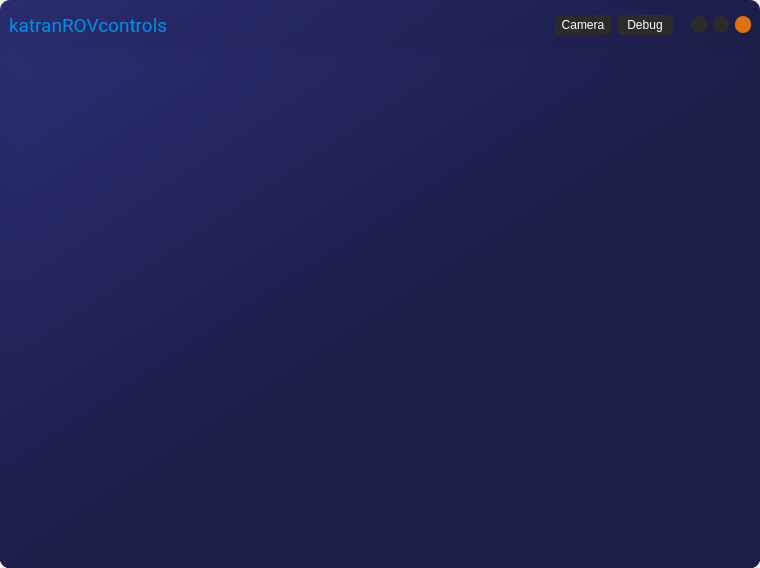
<?xml version="1.0" encoding="UTF-8"?>
<ui version="4.0">
 <class>MainWindow</class>
 <widget class="QMainWindow" name="MainWindow">
  <property name="geometry">
   <rect>
    <x>0</x>
    <y>0</y>
    <width>760</width>
    <height>568</height>
   </rect>
  </property>
  <property name="minimumSize">
   <size>
    <width>640</width>
    <height>480</height>
   </size>
  </property>
  <property name="windowTitle">
   <string>MainWindow</string>
  </property>
  <widget class="QWidget" name="centralwidget">
   <layout class="QVBoxLayout" name="drop_shadow_layout">
    <property name="spacing">
     <number>0</number>
    </property>
    <property name="leftMargin">
     <number>0</number>
    </property>
    <property name="topMargin">
     <number>0</number>
    </property>
    <property name="rightMargin">
     <number>0</number>
    </property>
    <property name="bottomMargin">
     <number>0</number>
    </property>
    <item>
     <widget class="QFrame" name="drop_shadow_frame">
      <property name="styleSheet">
       <string notr="true">background-color: qlineargradient(spread:pad, x1:0, y1:0, x2:1, y2:1, stop:0 rgba(42, 44, 111, 255), stop:0.521368 rgba(28, 29, 73, 255));
border-radius: 10px;</string>
      </property>
      <property name="frameShape">
       <enum>QFrame::NoFrame</enum>
      </property>
      <property name="frameShadow">
       <enum>QFrame::Raised</enum>
      </property>
      <layout class="QVBoxLayout" name="verticalLayout">
       <property name="spacing">
        <number>0</number>
       </property>
       <property name="leftMargin">
        <number>0</number>
       </property>
       <property name="topMargin">
        <number>0</number>
       </property>
       <property name="rightMargin">
        <number>0</number>
       </property>
       <property name="bottomMargin">
        <number>0</number>
       </property>
       <item>
        <widget class="QFrame" name="title_bar">
         <property name="maximumSize">
          <size>
           <width>16777215</width>
           <height>50</height>
          </size>
         </property>
         <property name="styleSheet">
          <string notr="true">background-color: none;</string>
         </property>
         <property name="frameShape">
          <enum>QFrame::NoFrame</enum>
         </property>
         <property name="frameShadow">
          <enum>QFrame::Raised</enum>
         </property>
         <layout class="QHBoxLayout" name="horizontalLayout">
          <property name="spacing">
           <number>0</number>
          </property>
          <property name="leftMargin">
           <number>9</number>
          </property>
          <property name="topMargin">
           <number>0</number>
          </property>
          <property name="rightMargin">
           <number>0</number>
          </property>
          <property name="bottomMargin">
           <number>0</number>
          </property>
          <item>
           <widget class="QFrame" name="frame_title">
            <property name="minimumSize">
             <size>
              <width>0</width>
              <height>50</height>
             </size>
            </property>
            <property name="font">
             <font>
              <family>Roboto Condensed Light</family>
              <pointsize>14</pointsize>
             </font>
            </property>
            <property name="frameShape">
             <enum>QFrame::StyledPanel</enum>
            </property>
            <property name="frameShadow">
             <enum>QFrame::Raised</enum>
            </property>
            <layout class="QHBoxLayout" name="horizontalLayout_2">
             <property name="spacing">
              <number>0</number>
             </property>
             <property name="leftMargin">
              <number>0</number>
             </property>
             <property name="topMargin">
              <number>0</number>
             </property>
             <property name="rightMargin">
              <number>0</number>
             </property>
             <property name="bottomMargin">
              <number>0</number>
             </property>
             <item>
              <widget class="QLabel" name="label_title">
               <property name="minimumSize">
                <size>
                 <width>600</width>
                 <height>32</height>
                </size>
               </property>
               <property name="maximumSize">
                <size>
                 <width>9999999</width>
                 <height>9999999</height>
                </size>
               </property>
               <property name="font">
                <font>
                 <family>Roboto</family>
                 <pointsize>14</pointsize>
                </font>
               </property>
               <property name="styleSheet">
                <string notr="true">color: rgb(0, 144, 227);</string>
               </property>
               <property name="text">
                <string>katranROVcontrols</string>
               </property>
              </widget>
             </item>
             <item>
              <widget class="QFrame" name="frameAppTabs">
               <property name="maximumSize">
                <size>
                 <width>200</width>
                 <height>16777215</height>
                </size>
               </property>
               <property name="frameShape">
                <enum>QFrame::StyledPanel</enum>
               </property>
               <property name="frameShadow">
                <enum>QFrame::Raised</enum>
               </property>
               <layout class="QHBoxLayout" name="horizontalLayout_4">
                <item>
                 <widget class="QPushButton" name="btnCameraTab">
                  <property name="minimumSize">
                   <size>
                    <width>56</width>
                    <height>20</height>
                   </size>
                  </property>
                  <property name="styleSheet">
                   <string notr="true">border: 3px solid rgb(43, 43, 43);
border-radius: 5px;
background-color: rgb(43, 43, 43);
color: rgb(255, 255, 255);
</string>
                  </property>
                  <property name="text">
                   <string>Camera</string>
                  </property>
                 </widget>
                </item>
                <item>
                 <widget class="QPushButton" name="btnDebugTab">
                  <property name="minimumSize">
                   <size>
                    <width>56</width>
                    <height>20</height>
                   </size>
                  </property>
                  <property name="styleSheet">
                   <string notr="true">border: 3px solid rgb(43, 43, 43);
border-radius: 5px;
background-color: rgb(43, 43, 43);
color: rgb(255, 255, 255);
</string>
                  </property>
                  <property name="text">
                   <string>Debug</string>
                  </property>
                 </widget>
                </item>
               </layout>
              </widget>
             </item>
            </layout>
           </widget>
          </item>
          <item>
           <widget class="QFrame" name="frame_btns">
            <property name="maximumSize">
             <size>
              <width>100</width>
              <height>16777215</height>
             </size>
            </property>
            <property name="frameShape">
             <enum>QFrame::StyledPanel</enum>
            </property>
            <property name="frameShadow">
             <enum>QFrame::Raised</enum>
            </property>
            <layout class="QHBoxLayout" name="horizontalLayout_3">
             <item>
              <widget class="QPushButton" name="btn_minimize">
               <property name="minimumSize">
                <size>
                 <width>16</width>
                 <height>16</height>
                </size>
               </property>
               <property name="maximumSize">
                <size>
                 <width>17</width>
                 <height>17</height>
                </size>
               </property>
               <property name="toolTip">
                <string>Minimize</string>
               </property>
               <property name="styleSheet">
                <string notr="true">QPushButton {
	background-position: center;
	background-image: url(:/icons/icons/icon_minimize.png);
	border: none;
	border-radius: 8px;
	background-color: rgb(43, 43, 43);
}
QPushButton:hover {	
	
	background-color: rgb(91, 91, 91);
}</string>
               </property>
               <property name="text">
                <string/>
               </property>
              </widget>
             </item>
             <item>
              <widget class="QPushButton" name="btn_maximize">
               <property name="minimumSize">
                <size>
                 <width>16</width>
                 <height>16</height>
                </size>
               </property>
               <property name="maximumSize">
                <size>
                 <width>17</width>
                 <height>17</height>
                </size>
               </property>
               <property name="font">
                <font>
                 <family>Wingdings</family>
                </font>
               </property>
               <property name="toolTip">
                <string>Maximize</string>
               </property>
               <property name="styleSheet">
                <string notr="true">QPushButton {
	background-position: center;
	background-image: url(:/icons/icons/icon_maximize.png);
	border: none;
	border-radius: 8px;	
	background-color: rgb(43, 43, 43);
}
QPushButton:hover {	
	background-color: rgb(91, 91, 91);
}</string>
               </property>
               <property name="text">
                <string/>
               </property>
              </widget>
             </item>
             <item>
              <widget class="QPushButton" name="btn_close">
               <property name="minimumSize">
                <size>
                 <width>16</width>
                 <height>16</height>
                </size>
               </property>
               <property name="maximumSize">
                <size>
                 <width>17</width>
                 <height>17</height>
                </size>
               </property>
               <property name="toolTip">
                <string>Close</string>
               </property>
               <property name="styleSheet">
                <string notr="true">QPushButton {
	border: none;
	border-radius: 8px;		
	background-color: rgb(221, 114, 21);
	background-repeat: no-repeat;
	background-position: center;
	background-image: url(:/icons/icons/icon_close.png);
}
QPushButton:hover {		
	background-color: rgb(159, 80, 15);
}</string>
               </property>
               <property name="text">
                <string/>
               </property>
              </widget>
             </item>
            </layout>
           </widget>
          </item>
         </layout>
        </widget>
       </item>
       <item>
        <widget class="QFrame" name="content_bar_and_styleSheet">
         <property name="styleSheet">
          <string notr="true">/*  ///////////////////////////////////////////////////// Check Box */

QCheckBox::indicator {
    border: 3px solid rgb(52, 59, 72);
	width: 15px;
	height: 15px;
	border-radius: 10px;
    background: rgb(44, 49, 60);
}
QCheckBox::indicator:hover {
    border: 3px solid rgb(58, 66, 81);
}
QCheckBox::indicator:checked {
    background: 3px solid rgb(221, 114, 21);
	border: 3px solid rgb(159, 80, 15);	
	background-image: url(:/icons/icons/cil-check-alt.png);
	background-position: center;
	background-repeat: no-repeat;
}
QCheckBox {
	background-color: none;
	color: rgb(222, 225, 229);
}

/* ///////////////////////////////////// Sliders */
QSlider::groove:horizontal {
    border-radius: 5px;
    height: 10px;
	margin: 0px;
	background-color: rgb(52, 59, 72);
}
QSlider::groove:horizontal:hover {
	background-color: rgb(55, 62, 76);
}
QSlider::handle:horizontal {
    background-color: rgb(221, 114, 21);
    border: none;
    height: 10px;
    width: 10px;
    margin: 0px;
	border-radius: 5px;
}
QSlider::handle:horizontal:hover {
    background-color: rgb(159, 80, 15);
}
QSlider::handle:horizontal:pressed {
	background-color: rgb(144, 72, 14);
}
QSlider::groove:vertical {
    border-radius: 5px;
    height: 10px;
	margin: 0px;
	background-color: rgb(52, 59, 72);
}
QSlider::groove:vertical:hover {
	background-color: rgb(55, 62, 76);
}
QSlider::handle:vertical {
    background-color: rgb(221, 114, 21);
    border: none;
    height: 10px;
    width: 10px;
    margin: 0px;
	border-radius: 5px;
}
QSlider::handle:vertical:hover {
    background-color: rgb(159, 80, 15);
}
QSlider::handle:vertical:pressed {
	background-color: rgb(144, 72, 14);
}
QSlider {
	background-color: none;
}

/* Frame */
QFrame{
	background-color:none;
}

/*  Label */
QLabel {
	color: rgb(222, 225, 229);
}

/* The content_bar itself */
background-color: none;</string>
         </property>
         <property name="frameShape">
          <enum>QFrame::StyledPanel</enum>
         </property>
         <property name="frameShadow">
          <enum>QFrame::Raised</enum>
         </property>
         <layout class="QVBoxLayout" name="verticalLayout_2">
          <property name="spacing">
           <number>0</number>
          </property>
          <property name="leftMargin">
           <number>0</number>
          </property>
          <property name="topMargin">
           <number>0</number>
          </property>
          <property name="rightMargin">
           <number>0</number>
          </property>
          <property name="bottomMargin">
           <number>0</number>
          </property>
          <item>
           <widget class="QStackedWidget" name="dashboard">
            <property name="currentIndex">
             <number>0</number>
            </property>
            <widget class="QWidget" name="page_Camera">
             <layout class="QHBoxLayout" name="horizontalLayout_12">
              <item>
               <widget class="QFrame" name="frame_10">
                <property name="frameShape">
                 <enum>QFrame::StyledPanel</enum>
                </property>
                <property name="frameShadow">
                 <enum>QFrame::Raised</enum>
                </property>
                <layout class="QVBoxLayout" name="verticalLayout_9">
                 <item>
                  <widget class="QLabel" name="FeedLabel">
                   <property name="text">
                    <string/>
                   </property>
                  </widget>
                 </item>
                </layout>
               </widget>
              </item>
             </layout>
            </widget>
            <widget class="QWidget" name="page_Debug">
             <layout class="QVBoxLayout" name="verticalLayout_4">
              <item>
               <widget class="QFrame" name="frame">
                <property name="frameShape">
                 <enum>QFrame::StyledPanel</enum>
                </property>
                <property name="frameShadow">
                 <enum>QFrame::Raised</enum>
                </property>
                <layout class="QHBoxLayout" name="horizontalLayout_5">
                 <item>
                  <widget class="QFrame" name="frame_5">
                   <property name="frameShape">
                    <enum>QFrame::StyledPanel</enum>
                   </property>
                   <property name="frameShadow">
                    <enum>QFrame::Raised</enum>
                   </property>
                   <layout class="QVBoxLayout" name="verticalLayout_5">
                    <item>
                     <widget class="QFrame" name="frame_4">
                      <property name="minimumSize">
                       <size>
                        <width>0</width>
                        <height>25</height>
                       </size>
                      </property>
                      <property name="maximumSize">
                       <size>
                        <width>16777215</width>
                        <height>20</height>
                       </size>
                      </property>
                      <property name="frameShape">
                       <enum>QFrame::StyledPanel</enum>
                      </property>
                      <property name="frameShadow">
                       <enum>QFrame::Raised</enum>
                      </property>
                      <layout class="QHBoxLayout" name="horizontalLayout_8">
                       <item>
                        <spacer name="horizontalSpacer_5">
                         <property name="orientation">
                          <enum>Qt::Horizontal</enum>
                         </property>
                         <property name="sizeHint" stdset="0">
                          <size>
                           <width>20</width>
                           <height>20</height>
                          </size>
                         </property>
                        </spacer>
                       </item>
                       <item>
                        <widget class="QLabel" name="labelButtonsPressed">
                         <property name="minimumSize">
                          <size>
                           <width>100</width>
                           <height>25</height>
                          </size>
                         </property>
                         <property name="font">
                          <font>
                           <family>Segoe UI</family>
                           <pointsize>9</pointsize>
                           <bold>false</bold>
                          </font>
                         </property>
                         <property name="styleSheet">
                          <string notr="true">color: rgb(255, 255, 255);</string>
                         </property>
                         <property name="text">
                          <string>Нажатые кнопки: </string>
                         </property>
                         <property name="textFormat">
                          <enum>Qt::AutoText</enum>
                         </property>
                         <property name="scaledContents">
                          <bool>false</bool>
                         </property>
                         <property name="alignment">
                          <set>Qt::AlignLeading|Qt::AlignLeft|Qt::AlignTop</set>
                         </property>
                         <property name="wordWrap">
                          <bool>true</bool>
                         </property>
                        </widget>
                       </item>
                       <item>
                        <spacer name="horizontalSpacer_6">
                         <property name="orientation">
                          <enum>Qt::Horizontal</enum>
                         </property>
                         <property name="sizeHint" stdset="0">
                          <size>
                           <width>40</width>
                           <height>20</height>
                          </size>
                         </property>
                        </spacer>
                       </item>
                      </layout>
                     </widget>
                    </item>
                    <item>
                     <widget class="QFrame" name="frame_6">
                      <property name="frameShape">
                       <enum>QFrame::StyledPanel</enum>
                      </property>
                      <property name="frameShadow">
                       <enum>QFrame::Raised</enum>
                      </property>
                      <layout class="QVBoxLayout" name="verticalLayout_6">
                       <item>
                        <widget class="QFrame" name="frame_7">
                         <property name="frameShape">
                          <enum>QFrame::StyledPanel</enum>
                         </property>
                         <property name="frameShadow">
                          <enum>QFrame::Raised</enum>
                         </property>
                         <layout class="QHBoxLayout" name="horizontalLayout_6">
                          <item>
                           <spacer name="horizontalSpacer_2">
                            <property name="orientation">
                             <enum>Qt::Horizontal</enum>
                            </property>
                            <property name="sizeHint" stdset="0">
                             <size>
                              <width>40</width>
                              <height>20</height>
                             </size>
                            </property>
                           </spacer>
                          </item>
                          <item>
                           <widget class="QCheckBox" name="checkBox_Y_btn">
                            <property name="enabled">
                             <bool>false</bool>
                            </property>
                            <property name="styleSheet">
                             <string notr="true">border-radius: 10px;</string>
                            </property>
                            <property name="text">
                             <string>Y / Triangle</string>
                            </property>
                           </widget>
                          </item>
                          <item>
                           <widget class="QCheckBox" name="checkBox_A_btn">
                            <property name="enabled">
                             <bool>false</bool>
                            </property>
                            <property name="text">
                             <string>A / Cross</string>
                            </property>
                           </widget>
                          </item>
                          <item>
                           <widget class="QCheckBox" name="checkBox_LB_btn">
                            <property name="enabled">
                             <bool>false</bool>
                            </property>
                            <property name="text">
                             <string>LB / L1</string>
                            </property>
                           </widget>
                          </item>
                          <item>
                           <spacer name="horizontalSpacer_12">
                            <property name="orientation">
                             <enum>Qt::Horizontal</enum>
                            </property>
                            <property name="sizeHint" stdset="0">
                             <size>
                              <width>40</width>
                              <height>20</height>
                             </size>
                            </property>
                           </spacer>
                          </item>
                          <item>
                           <widget class="QLabel" name="label_LT_L2">
                            <property name="text">
                             <string>LT / L2:</string>
                            </property>
                           </widget>
                          </item>
                          <item>
                           <widget class="QSlider" name="horizontalSlider_LT">
                            <property name="enabled">
                             <bool>false</bool>
                            </property>
                            <property name="orientation">
                             <enum>Qt::Horizontal</enum>
                            </property>
                           </widget>
                          </item>
                          <item>
                           <spacer name="horizontalSpacer">
                            <property name="orientation">
                             <enum>Qt::Horizontal</enum>
                            </property>
                            <property name="sizeHint" stdset="0">
                             <size>
                              <width>40</width>
                              <height>20</height>
                             </size>
                            </property>
                           </spacer>
                          </item>
                         </layout>
                        </widget>
                       </item>
                       <item>
                        <widget class="QFrame" name="frame_8">
                         <property name="frameShape">
                          <enum>QFrame::StyledPanel</enum>
                         </property>
                         <property name="frameShadow">
                          <enum>QFrame::Raised</enum>
                         </property>
                         <layout class="QHBoxLayout" name="horizontalLayout_7">
                          <item>
                           <spacer name="horizontalSpacer_3">
                            <property name="orientation">
                             <enum>Qt::Horizontal</enum>
                            </property>
                            <property name="sizeHint" stdset="0">
                             <size>
                              <width>40</width>
                              <height>20</height>
                             </size>
                            </property>
                           </spacer>
                          </item>
                          <item>
                           <widget class="QCheckBox" name="checkBox_X_btn">
                            <property name="enabled">
                             <bool>false</bool>
                            </property>
                            <property name="text">
                             <string>X / Square</string>
                            </property>
                           </widget>
                          </item>
                          <item>
                           <widget class="QCheckBox" name="checkBox_B_btn">
                            <property name="enabled">
                             <bool>false</bool>
                            </property>
                            <property name="text">
                             <string>B / Circle</string>
                            </property>
                           </widget>
                          </item>
                          <item>
                           <widget class="QCheckBox" name="checkBox_RB_btn">
                            <property name="enabled">
                             <bool>false</bool>
                            </property>
                            <property name="text">
                             <string>RB / R1</string>
                            </property>
                           </widget>
                          </item>
                          <item>
                           <spacer name="horizontalSpacer_13">
                            <property name="orientation">
                             <enum>Qt::Horizontal</enum>
                            </property>
                            <property name="sizeHint" stdset="0">
                             <size>
                              <width>40</width>
                              <height>20</height>
                             </size>
                            </property>
                           </spacer>
                          </item>
                          <item>
                           <widget class="QLabel" name="label_RT_R2">
                            <property name="text">
                             <string>RT / R2</string>
                            </property>
                           </widget>
                          </item>
                          <item>
                           <widget class="QSlider" name="horizontalSlider_RT">
                            <property name="enabled">
                             <bool>false</bool>
                            </property>
                            <property name="orientation">
                             <enum>Qt::Horizontal</enum>
                            </property>
                           </widget>
                          </item>
                          <item>
                           <spacer name="horizontalSpacer_4">
                            <property name="orientation">
                             <enum>Qt::Horizontal</enum>
                            </property>
                            <property name="sizeHint" stdset="0">
                             <size>
                              <width>40</width>
                              <height>20</height>
                             </size>
                            </property>
                           </spacer>
                          </item>
                         </layout>
                        </widget>
                       </item>
                      </layout>
                     </widget>
                    </item>
                   </layout>
                  </widget>
                 </item>
                </layout>
               </widget>
              </item>
              <item>
               <widget class="QFrame" name="frame_2">
                <property name="minimumSize">
                 <size>
                  <width>0</width>
                  <height>0</height>
                 </size>
                </property>
                <property name="maximumSize">
                 <size>
                  <width>16777215</width>
                  <height>90</height>
                 </size>
                </property>
                <property name="frameShape">
                 <enum>QFrame::StyledPanel</enum>
                </property>
                <property name="frameShadow">
                 <enum>QFrame::Raised</enum>
                </property>
                <layout class="QVBoxLayout" name="verticalLayout_8">
                 <item>
                  <widget class="QFrame" name="frame_9">
                   <property name="minimumSize">
                    <size>
                     <width>0</width>
                     <height>0</height>
                    </size>
                   </property>
                   <property name="maximumSize">
                    <size>
                     <width>16777215</width>
                     <height>40</height>
                    </size>
                   </property>
                   <property name="frameShape">
                    <enum>QFrame::StyledPanel</enum>
                   </property>
                   <property name="frameShadow">
                    <enum>QFrame::Raised</enum>
                   </property>
                   <layout class="QHBoxLayout" name="horizontalLayout_10">
                    <item>
                     <spacer name="horizontalSpacer_8">
                      <property name="orientation">
                       <enum>Qt::Horizontal</enum>
                      </property>
                      <property name="sizeHint" stdset="0">
                       <size>
                        <width>40</width>
                        <height>20</height>
                       </size>
                      </property>
                     </spacer>
                    </item>
                    <item>
                     <widget class="QLabel" name="labelSendingPacket">
                      <property name="font">
                       <font>
                        <pointsize>9</pointsize>
                        <bold>true</bold>
                       </font>
                      </property>
                      <property name="styleSheet">
                       <string notr="true">color: rgb(255, 255, 255);</string>
                      </property>
                      <property name="text">
                       <string>Отправляемый пакет: </string>
                      </property>
                      <property name="alignment">
                       <set>Qt::AlignLeading|Qt::AlignLeft|Qt::AlignTop</set>
                      </property>
                     </widget>
                    </item>
                    <item>
                     <spacer name="horizontalSpacer_9">
                      <property name="orientation">
                       <enum>Qt::Horizontal</enum>
                      </property>
                      <property name="sizeHint" stdset="0">
                       <size>
                        <width>40</width>
                        <height>20</height>
                       </size>
                      </property>
                     </spacer>
                    </item>
                   </layout>
                  </widget>
                 </item>
                 <item>
                  <widget class="QFrame" name="frame_12">
                   <property name="maximumSize">
                    <size>
                     <width>16777215</width>
                     <height>50</height>
                    </size>
                   </property>
                   <property name="frameShape">
                    <enum>QFrame::StyledPanel</enum>
                   </property>
                   <property name="frameShadow">
                    <enum>QFrame::Raised</enum>
                   </property>
                   <layout class="QHBoxLayout" name="horizontalLayout_11">
                    <item>
                     <spacer name="horizontalSpacer_10">
                      <property name="orientation">
                       <enum>Qt::Horizontal</enum>
                      </property>
                      <property name="sizeHint" stdset="0">
                       <size>
                        <width>40</width>
                        <height>20</height>
                       </size>
                      </property>
                     </spacer>
                    </item>
                    <item>
                     <widget class="QLabel" name="packet_1st_byte">
                      <property name="text">
                       <string>5A</string>
                      </property>
                     </widget>
                    </item>
                    <item>
                     <widget class="QLabel" name="packet_2nd_byte">
                      <property name="text">
                       <string>5A</string>
                      </property>
                     </widget>
                    </item>
                    <item>
                     <widget class="QLabel" name="packet_3rd_byte">
                      <property name="text">
                       <string>5A</string>
                      </property>
                     </widget>
                    </item>
                    <item>
                     <widget class="QLabel" name="packet_4th_byte">
                      <property name="text">
                       <string>5A</string>
                      </property>
                     </widget>
                    </item>
                    <item>
                     <widget class="QLabel" name="packet_5th_byte">
                      <property name="text">
                       <string>5A</string>
                      </property>
                     </widget>
                    </item>
                    <item>
                     <widget class="QLabel" name="packet_6th_byte">
                      <property name="text">
                       <string>5A</string>
                      </property>
                     </widget>
                    </item>
                    <item>
                     <widget class="QLabel" name="labelCalibrating">
                      <property name="text">
                       <string>00</string>
                      </property>
                     </widget>
                    </item>
                    <item>
                     <widget class="QLabel" name="label_ServoPacket">
                      <property name="text">
                       <string>00</string>
                      </property>
                     </widget>
                    </item>
                    <item>
                     <spacer name="horizontalSpacer_11">
                      <property name="orientation">
                       <enum>Qt::Horizontal</enum>
                      </property>
                      <property name="sizeHint" stdset="0">
                       <size>
                        <width>40</width>
                        <height>20</height>
                       </size>
                      </property>
                     </spacer>
                    </item>
                   </layout>
                  </widget>
                 </item>
                </layout>
               </widget>
              </item>
              <item>
               <widget class="QFrame" name="frame_3">
                <property name="frameShape">
                 <enum>QFrame::StyledPanel</enum>
                </property>
                <property name="frameShadow">
                 <enum>QFrame::Raised</enum>
                </property>
                <layout class="QVBoxLayout" name="verticalLayout_7">
                 <item>
                  <widget class="QFrame" name="frame_11">
                   <property name="frameShape">
                    <enum>QFrame::StyledPanel</enum>
                   </property>
                   <property name="frameShadow">
                    <enum>QFrame::Raised</enum>
                   </property>
                   <layout class="QHBoxLayout" name="horizontalLayout_9">
                    <property name="spacing">
                     <number>0</number>
                    </property>
                    <property name="leftMargin">
                     <number>0</number>
                    </property>
                    <property name="topMargin">
                     <number>0</number>
                    </property>
                    <property name="rightMargin">
                     <number>0</number>
                    </property>
                    <property name="bottomMargin">
                     <number>0</number>
                    </property>
                    <item>
                     <widget class="QLabel" name="label_padNotDetected">
                      <property name="enabled">
                       <bool>true</bool>
                      </property>
                      <property name="font">
                       <font>
                        <pointsize>15</pointsize>
                        <italic>false</italic>
                        <bold>true</bold>
                       </font>
                      </property>
                      <property name="text">
                       <string>!!! Геймпад не обнаружен !!!</string>
                      </property>
                     </widget>
                    </item>
                    <item>
                     <spacer name="horizontalSpacer_7">
                      <property name="orientation">
                       <enum>Qt::Horizontal</enum>
                      </property>
                      <property name="sizeHint" stdset="0">
                       <size>
                        <width>40</width>
                        <height>20</height>
                       </size>
                      </property>
                     </spacer>
                    </item>
                    <item>
                     <widget class="QCheckBox" name="checkBoxCalibrationMode">
                      <property name="text">
                       <string>Калибровка гироскопа</string>
                      </property>
                     </widget>
                    </item>
                   </layout>
                  </widget>
                 </item>
                </layout>
               </widget>
              </item>
             </layout>
            </widget>
           </widget>
          </item>
         </layout>
        </widget>
       </item>
      </layout>
     </widget>
    </item>
   </layout>
  </widget>
 </widget>
 <resources>
  <include location="resources.qrc"/>
 </resources>
 <connections/>
</ui>
